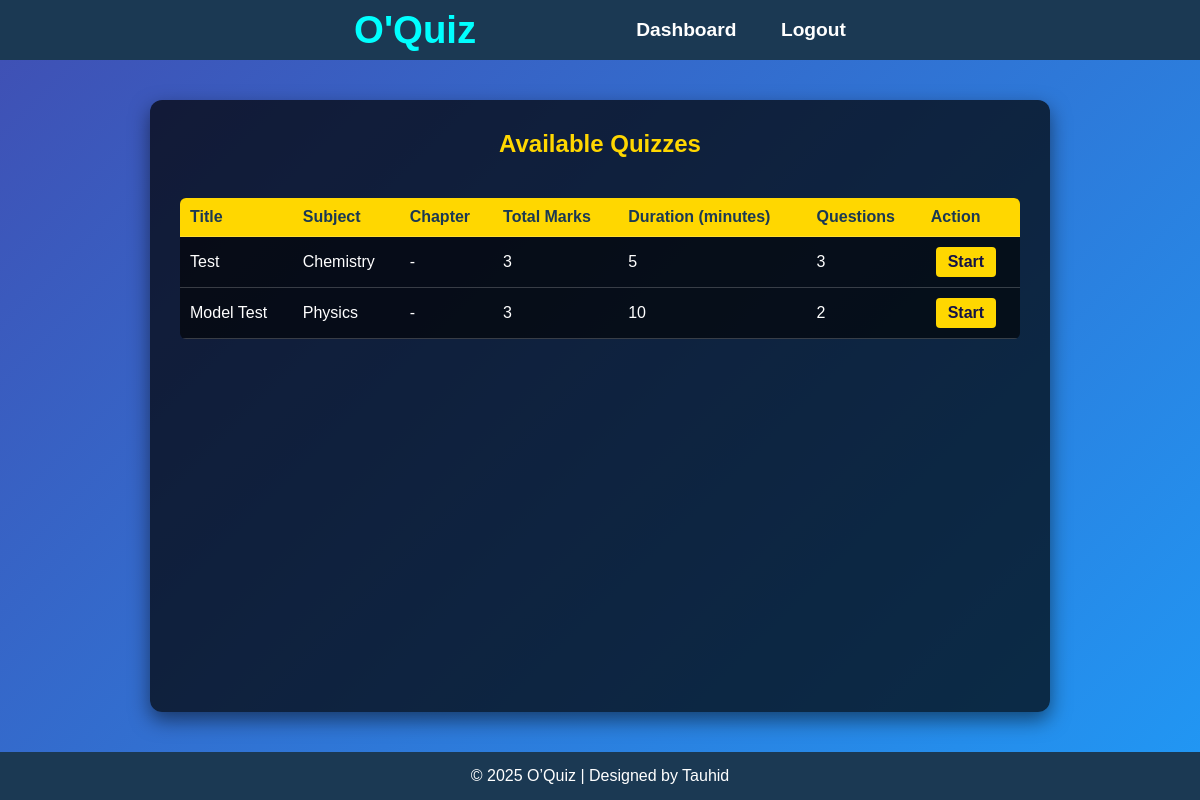
Screenshot of /available_quizzes.php (signed in) with the database file from the repository.
### tables this page shows
CREATE TABLE `quizzes` (
  `id` int NOT NULL,
  `title` varchar(255) NOT NULL,
  `description` text,
  `subject_id` int DEFAULT NULL,
  `created_by` int DEFAULT NULL,
  `total_points` int DEFAULT '0',
  `time_limit_minutes` int DEFAULT NULL,
  `is_published` tinyint(1) DEFAULT '0',
  `created_at` timestamp NOT NULL DEFAULT CURRENT_TIMESTAMP,
  `subject` varchar(100) NOT NULL,
  `chapter` varchar(100) DEFAULT NULL,
  `special_exam_name` varchar(255) DEFAULT NULL
);

### available_quizzes.php (the view, shortened to what this page needs)
<?php
include "db.php";
$sql = "
    SELECT q.id, q.title, q.subject, q.chapter, q.special_exam_name,
           q.time_limit_minutes,
           COUNT(que.id) AS total_questions,
           COALESCE(SUM(que.points), 0) AS total_points
    FROM quizzes q
    LEFT JOIN questions que ON q.id = que.quiz_id
    GROUP BY q.id
    ORDER BY q.id DESC
";
$quizzes = $conn->query($sql);
$regular_quizzes = [];
$special_exams = [];
while($q = $quizzes->fetch_assoc()) {
    if($q['special_exam_name']) {
        $special_exams[] = $q;
    } else {
        $regular_quizzes[] = $q;
    }
}
?>
<!DOCTYPE html>
<html lang="en">
<head>
<link rel="stylesheet" href="style.css">
<link rel="stylesheet" href="qstyle.css">
</head>
<body>
<div class="nav">
    <h1 class="logo">O'Quiz</h1>
    <div class="nav_links">
        <a href="student_dashboard.php">Dashboard</a>
        <a href="logout.php">Logout</a>
    </div>
</div>
<main>
<div class="quiz-container">
    <div class="quiz-form">
        <h2>Available Quizzes</h2>
        <?php if(count($regular_quizzes) > 0): ?>
            <div class="table-wrapper">
            <table class="quiz-table">
                <thead>
                    <tr>
                        <th>Title</th>
                        <th>Subject</th>
                        <th>Chapter</th>
                        <th>Total Marks</th>
                        <th>Duration (minutes)</th>
                        <th>Questions</th>
                        <th>Action</th>
                    </tr>
                </thead>
                <tbody>
                    <?php foreach($regular_quizzes as $q): ?>
                    <tr>
                        <td><?php echo htmlspecialchars($q['title']); ?></td>
                        <td><?php echo htmlspecialchars($q['subject']); ?></td>
                        <td><?php echo $q['chapter'] ? htmlspecialchars($q['chapter']) : '-'; ?></td>
                        <td><?php echo (int)$q['total_points']; ?></td>
                        <td><?php echo (int)$q['time_limit_minutes']; ?></td>
                        <td><?php echo (int)$q['total_questions']; ?></td>
                        <td>
                            <a href="take_quiz.php?quiz_id=<?php echo $q['id']; ?>" class="btn-start">Start</a>
                        </td>
                    </tr>
                    <?php endforeach; ?>
                </tbody>
            </table>
            </div>
        <?php else: ?>
            <p class="no-data">No quizzes available.</p>
        <?php endif; ?>
    </div>
</div>
</main>
<footer>
    <p>© 2025 O’Quiz | Designed by Tauhid</p>
</footer>
</body>
</html>

### style.css (style rules this page uses)
* { box-sizing: border-box; }
html, body { height: 100%; }
body { margin: 0; font-family: Arial, sans-serif; display: flex; flex-direction: column; background-color: #1b3953; }
.nav { display: flex; background-color: #1b3953; color: white; align-items: center; justify-content: center; padding: 20px; height: 60px; }
.logo { color: aqua; font-weight: bolder; font-size: 2.4rem; margin-right: 120px; }
.nav_links a { color: white; margin-left: 40px; text-decoration: none; font-weight: bold; font-size: 1.2rem; }
main { flex: 1; background: linear-gradient(135deg, #3f51b5, #2196f3); }
footer { background-color: #1b3953; color: white; text-align: center; padding: 15px 0; }
footer p { margin: 0; }

### qstyle.css (style rules this page uses)
* { box-sizing: border-box; margin: 0; padding: 0; }
html, body { height: 100%; }
body { font-family: Arial, sans-serif; display: flex; flex-direction: column; background-color: #1b3953; color: white; }
.nav { display: flex; align-items: center; justify-content: center; padding: 20px; height: 60px; background-color: #1b3953; }
.logo { color: aqua; font-size: 2.4rem; font-weight: bold; margin-right: 120px; }
.nav_links a { color: white; margin-left: 40px; text-decoration: none; font-size: 1.2rem; font-weight: bold; }
main { flex: 1; background: linear-gradient(135deg, #3f51b5, #2196f3); padding: 40px 20px; display: flex; justify-content: center; }
.quiz-container { width: 100%; display: flex; justify-content: center; }
.quiz-form { width: 100%; max-width: 900px; padding: 30px; background-color: rgba(0,0,0,0.7); border-radius: 12px; box-shadow: 0 8px 20px rgba(0,0,0,0.5); }
.quiz-form h2 { text-align: center; margin-bottom: 25px; color: #ffd700; }
.quiz-table { width: 100%; border-collapse: collapse; margin-top: 15px; color: white; background-color: rgba(0,0,0,0.6); border-radius: 6px; overflow: hidden; }
.table-wrapper { width: 100%; overflow-x: auto; }
.quiz-table th, .quiz-table td { padding: 10px; text-align: left; border-bottom: 1px solid rgba(255,255,255,0.2); }
.quiz-table th { background-color: #ffd700; color: #1b3953; }
.btn-start { padding: 6px 12px; background-color: #ffd700; color: #1b3953; font-weight: bold; border-radius: 4px; text-decoration: none; display: inline-block; cursor: pointer; }
.quiz-table a.btn-start { color: #141346; font-weight: bold; text-decoration: none; margin-left: 5px; }
.quiz-table a { color: #00ff00; font-weight: bold; text-decoration: none; margin-left: 5px; }
footer { background-color: #1b3953; text-align: center; padding: 15px 0; }

### rows the page displays
quizzes: title "Test", subject "Chemistry", total_points "3", time_limit_minutes "5", total_questions "3"
quizzes: title "Model Test", subject "Physics", total_points "3", time_limit_minutes "10", total_questions "2"
